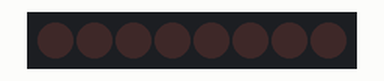
A sketch run on a simulated Arduino Uno, built with avr-gcc and run on an emulated ATmega328P. On the bench: 8 shift-register outputs drawn as a row of LEDs (first output left, lit = HIGH). Wiring (inferred from the names in the program): shift register (74HC595): data pin 6; shift clock pin 4; latch pin 2. Wiring (inferred from the signals the program sends): row of LEDs: on Q0, Q1, Q2, Q3, Q4, Q5, Q6, Q7.

Above: at 0.5 s.
At 2.7 s:
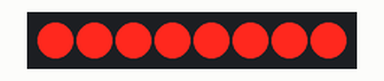
Timing chart, 0 to 3.5 s (numbered marks = the images above):
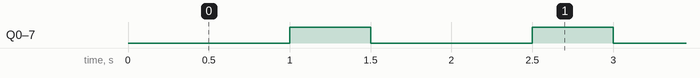

The sketch:

15.ino
```cpp
#define pinReloj 4
#define latch 2
#define datos 6

void setup() {
  Serial.begin(9600);
  pinMode(pinReloj, OUTPUT);
  pinMode(latch, OUTPUT);
  pinMode(datos, OUTPUT);
}

void loop() {

    digitalWrite(latch, LOW);

  shiftOut(6, pinReloj, MSBFIRST, 0);
  digitalWrite(latch, HIGH);
  delay(1000);
  digitalWrite(latch, LOW);
  shiftOut(6, pinReloj, MSBFIRST, 255);
  digitalWrite(latch, HIGH);
  delay(500);
}
```

Measured:
- by itself, Q0–7: alternates HIGH for 0.50 s and LOW for 1.0 s
